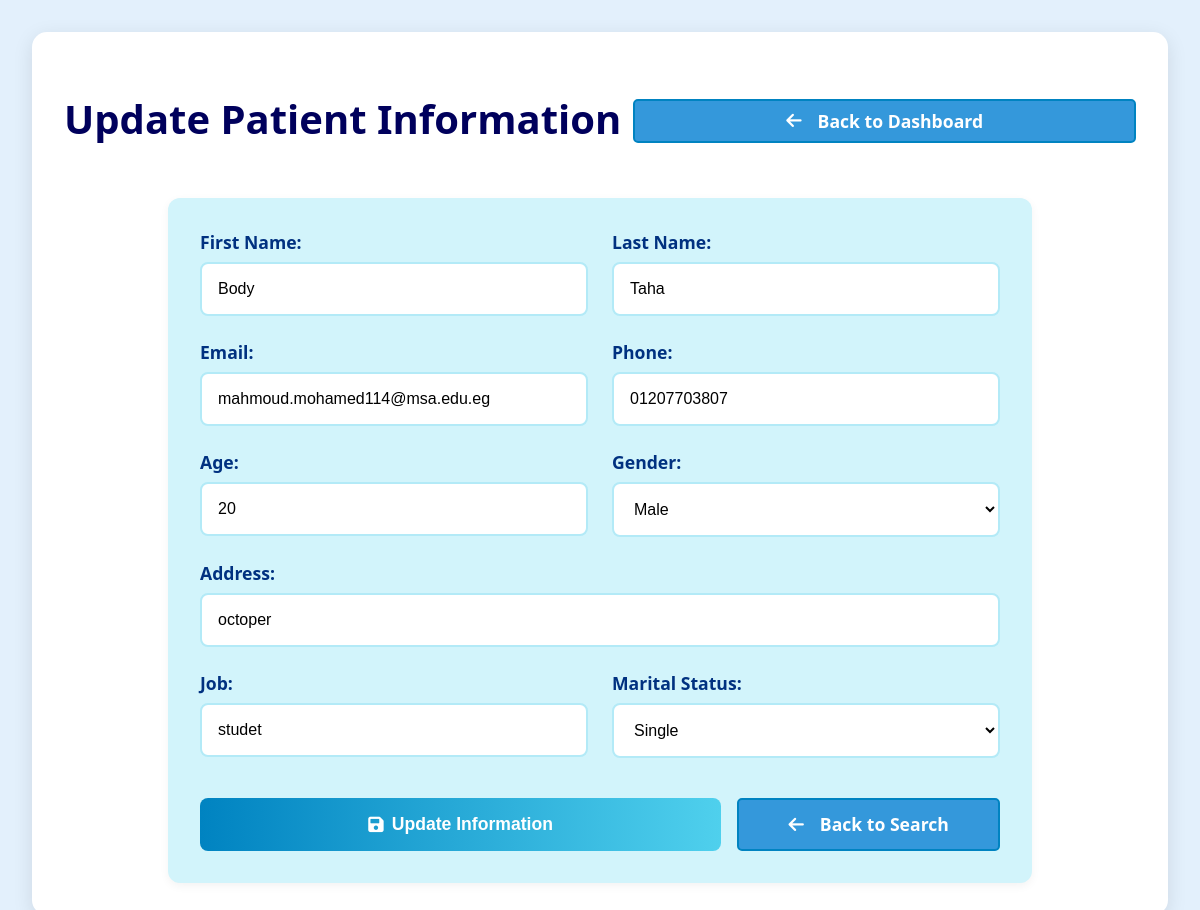
The app's page /View/manager_update_patient.php?id=2 (signed in) with its own data.
### tables this page shows
CREATE TABLE IF NOT EXISTS `patient` (
  `id` int NOT NULL AUTO_INCREMENT,
  `FN` varchar(100) DEFAULT NULL,
  `LN` varchar(100) DEFAULT NULL,
  `email` varchar(150) DEFAULT NULL,
  `phone` varchar(15) DEFAULT NULL,
  `password` varchar(255) NOT NULL,
  `age` int DEFAULT NULL,
  `idnumber` varchar(20) DEFAULT NULL,
  `NN` varchar(20) DEFAULT NULL,
  `address` varchar(255) DEFAULT NULL,
  `job` varchar(100) DEFAULT NULL,
  `gender` enum('male','female') DEFAULT NULL,
  `marital` enum('single','married') DEFAULT NULL,
  `flag_login` tinyint(1) DEFAULT '0',
  `plain_password` text,
  `photo` varchar(255) DEFAULT NULL,
  PRIMARY KEY (`id`),
  UNIQUE KEY `email` (`email`),
  UNIQUE KEY `phone` (`phone`),
  UNIQUE KEY `idnumber` (`idnumber`),
  UNIQUE KEY `NN` (`NN`)
);

### Model/Database.php (called while the page is built)
<?php
class Database {
    private $server = "localhost";
    private $username = "root";
    private $password = "";
    private $dbname = "out patient clinic";
    public function connectToDB() {
        try {
            $link = mysqli_connect($this->server, $this->username, $this->password, $this->dbname);
            if ($link) {
                mysqli_set_charset($link, 'utf8mb4');
                return $link;
            } else {
                error_log("Database connection failed: " . mysqli_connect_error());
                throw new Exception("Could not connect to database");
            }
        } catch (Exception $e) {
            error_log("Database error: " . $e->getMessage());
            throw $e;
        }
    }
}

### Model/Manager.php (called while the page is built, shortened)
<?php
require_once("Database.php");
class Manager {
    private $link;
    public function __construct() {
        $this->db = new Database();
        $this->link = $this->db->connectToDB();
    }
    public function searchPatientById($id)
    {
        $sql = "SELECT * FROM patient WHERE id = ?";
        if ($stmt = mysqli_prepare($this->link, $sql)) {
            mysqli_stmt_bind_param($stmt, "i", $id);
            if (mysqli_stmt_execute($stmt)) {
                $result = mysqli_stmt_get_result($stmt);
                if ($row = mysqli_fetch_assoc($result)) {
                    return $row;
                }
            }
        }
        return null;
    }
}
?>

### View/manager_update_patient.php (the view, shortened to what this page needs)
<?php
$patient_id = (int)$_GET['id'];
$manager = new Manager();
$patientData = $manager->searchPatientById($patient_id);
?>
<!DOCTYPE html>
<html lang="en">
<head>
    <link rel="stylesheet" href="css/style.css">
    <link rel="stylesheet" href="css/manger_update_patient.css">
    <link rel="stylesheet" href="https://cdnjs.cloudflare.com/ajax/libs/font-awesome/6.0.0/css/all.min.css">
</head>
<body>
    <main class="update-patient-container">
        <div class="update-section">
            <div class="header-actions">
                <h1>Update Patient Information</h1>
                <a href="manager_home.php" class="back-btn">
                    <i class="fas fa-arrow-left"></i> Back to Dashboard
                </a>
            </div>
            <div class="update-form-container">
                <form method="POST" action="" class="update-form">
                    <div class="form-row">
                        <div class="form-group">
                            <label for="first_name">First Name:</label>
                            <input type="text" id="first_name" name="first_name"
                                value="<?php echo htmlspecialchars($patientData['FN']); ?>" required>
                        </div>
                        <div class="form-group">
                            <label for="last_name">Last Name:</label>
                            <input type="text" id="last_name" name="last_name"
                                value="<?php echo htmlspecialchars($patientData['LN']); ?>" required>
                        </div>
                    </div>
                    <div class="form-row">
                        <div class="form-group">
                            <label for="email">Email:</label>
                            <input type="email" id="email" name="email"
                                value="<?php echo htmlspecialchars($patientData['email']); ?>" required>
                        </div>
                        <div class="form-group">
                            <label for="phone">Phone:</label>
                            <input type="tel" id="phone" name="phone"
                                value="<?php echo htmlspecialchars($patientData['phone']); ?>" required>
                        </div>
                    </div>
                    <div class="form-row">
                        <div class="form-group">
                            <label for="age">Age:</label>
                            <input type="number" id="age" name="age"
                                value="<?php echo htmlspecialchars($patientData['age']); ?>" required>
                        </div>
                        <div class="form-group">
                            <label for="gender">Gender:</label>
                            <select id="gender" name="gender" required>
                                <option value="Male" <?php echo $patientData['gender'] === 'Male' ? 'selected' : ''; ?>>
                                    Male</option>
                            </select>
                        </div>
                    </div>
                    <div class="form-group">
                        <label for="address">Address:</label>
                        <input type="text" id="address" name="address"
                            value="<?php echo htmlspecialchars($patientData['address']); ?>" required>
                    </div>
                    <div class="form-row">
                        <div class="form-group">
                            <label for="job">Job:</label>
                            <input type="text" id="job" name="job"
                                value="<?php echo htmlspecialchars($patientData['job']); ?>" required>
                        </div>
                        <div class="form-group">
                            <label for="marital">Marital Status:</label>
                            <select id="marital" name="marital" required>
                                <option value="Single" <?php echo $patientData['marital'] === 'Single' ? 'selected' : ''; ?>>Single</option>
                            </select>
                        </div>
                    </div>
                    <div class="form-actions">
                        <button type="submit" class="update-btn">
                            <i class="fas fa-save"></i> Update Information
                        </button>
                        <a href="search_patient.php" class="back-btn">
                            <i class="fas fa-arrow-left"></i> Back to Search
                        </a>
                    </div>
                </form>
            </div>
        </div>
    </main>
</body>
</html>

### View/css/style.css (style rules this page uses)
:root { --blue-1: #00005c; --blue-2: #003180; --blue-3: #005ca9; --blue-4: #0083c1; --blue-5: #00b2dd; --blue-6: #4fd0ed; --blue-7: #8be0f4; --blue-8: #b3eaf7; --blue-9: #d2f4fb; }
body, html { height: 100%; margin: 0; padding: 0; font-family: 'Segoe UI', Tahoma, Geneva, Verdana, sans-serif; background: #e3f0fc; }
body { padding-top: 150px; }
.header-actions { display: flex; align-items: center; gap: 12px; }

### View/css/manger_update_patient.css (style rules this page uses)
:root { --blue-1: #00005c; --blue-2: #003180; --blue-3: #005ca9; --blue-4: #0083c1; --blue-5: #00b2dd; --blue-6: #4fd0ed; --blue-7: #8be0f4; --blue-8: #b3eaf7; --blue-9: #d2f4fb; }
body { margin: 0; padding: 0; min-height: 100vh; background: #e3f0fc; font-family: 'Segoe UI', Tahoma, Geneva, Verdana, sans-serif; }
.update-patient-container { max-width: 1200px; margin: 0 auto; padding: 2rem; min-height: 100vh; display: flex; align-items: center; justify-content: center; }
.update-section { background: #fff; border-radius: 15px; box-shadow: 0 5px 20px rgba(0, 0, 0, 0.1); padding: 2rem; width: 100%; }
.update-section h1 { color: var(--blue-1); text-align: center; margin-bottom: 2rem; font-size: 2.5em; font-weight: 700; font-family: 'Segoe UI', sans-serif; }
.update-form-container { max-width: 800px; margin: 0 auto; background: var(--blue-9); padding: 2rem; border-radius: 12px; box-shadow: 0 3px 10px rgba(0, 0, 0, 0.05); }
.update-form { display: flex; flex-direction: column; gap: 1.5rem; }
.form-row { display: grid; grid-template-columns: 1fr 1fr; gap: 1.5rem; }
.form-group { display: flex; flex-direction: column; gap: 0.5rem; }
.form-group label { font-weight: 600; color: var(--blue-2); font-size: 1.1rem; }
.form-group input, .form-group select { padding: 1rem; border: 2px solid var(--blue-8); border-radius: 8px; font-size: 1rem; transition: all 0.3s ease; background: #fff; }
.form-actions { display: flex; gap: 1rem; margin-top: 1rem; }
.update-btn, .back-btn { padding: 1rem 2rem; border-radius: 8px; font-size: 1.1rem; font-weight: 600; cursor: pointer; transition: all 0.3s ease; display: flex; align-items: center; justify-content: center; gap: 0.5rem; text-decoration: none; }
.update-btn { background: linear-gradient(90deg, var(--blue-4) 0%, var(--blue-6) 100%); color: white; border: none; flex: 2; }
.back-btn { background: #fff; color: var(--blue-4); border: 2px solid var(--blue-4); flex: 1; }
.header-actions { display: flex; justify-content: space-between; align-items: center; margin-bottom: 20px; }
.back-btn { display: inline-flex; align-items: center; padding: 8px 15px; background-color: #3498db; color: white; text-decoration: none; border-radius: 5px; transition: background-color 0.3s; }
.back-btn i { margin-right: 8px; }

### records on screen
patient: first_name "Body", last_name "Taha", email "mahmoud.mohamed114@msa.edu.eg", phone "01207703807", age "20", address "octoper", job "studet"
